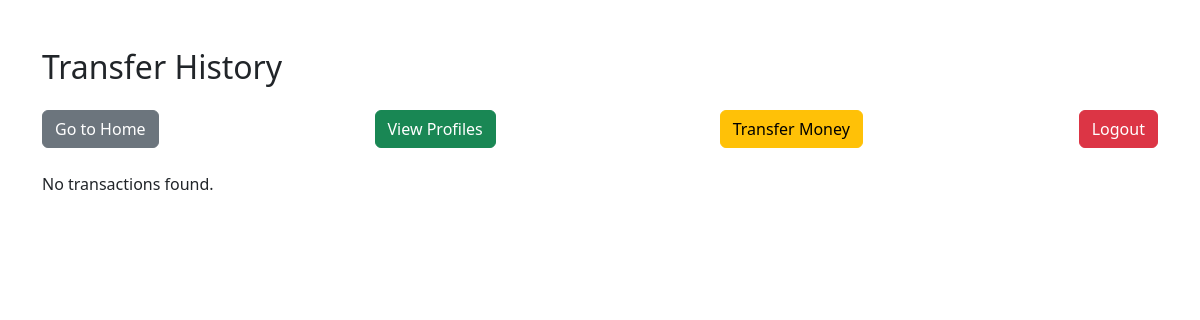
The page /transfer_history.php (signed in) on the database as committed earlier.
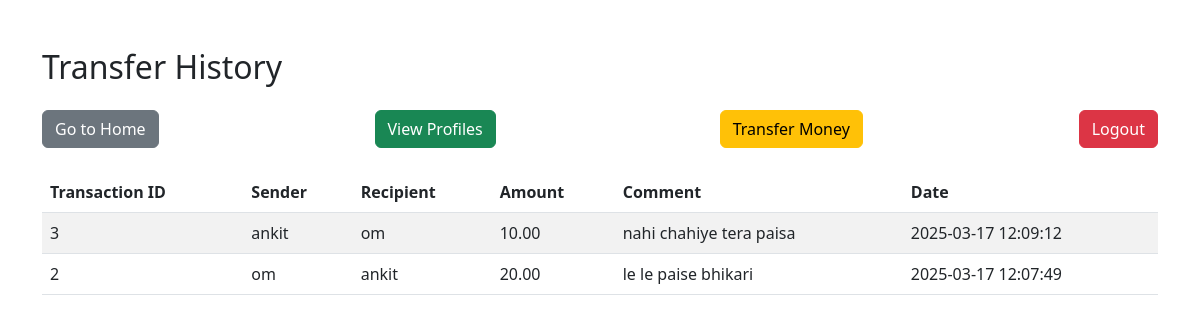
The same page on the database as committed later.
### tables this page shows
CREATE TABLE `transactions` (
  `id` int NOT NULL AUTO_INCREMENT,
  `sender_username` varchar(100) NOT NULL,
  `recipient_username` varchar(100) NOT NULL,
  `amount` decimal(10,2) NOT NULL,
  `comment` text,
  `transaction_date` timestamp NULL DEFAULT CURRENT_TIMESTAMP,
  PRIMARY KEY (`id`)
);

### transfer_history.php (the view, shortened to what this page needs)
<?php
$DATABASE_HOST = 'db';
$DATABASE_USER = 'root';
$DATABASE_PASS = 'root';
$DATABASE_NAME = 'time_pass';
$con = mysqli_connect($DATABASE_HOST, $DATABASE_USER, $DATABASE_PASS, $DATABASE_NAME);
$stmt = $con->prepare("SELECT * FROM transactions WHERE sender_username=? OR recipient_username=? ORDER BY transaction_date DESC");
$stmt->bind_param("ss", $_SESSION['username'], $_SESSION['username']);
$stmt->execute();
$result = $stmt->get_result();
?>
<!DOCTYPE html>
<html lang="en">
<head>
    <link rel="stylesheet" href="https://cdn.jsdelivr.net/npm/bootstrap@5.2.3/dist/css/bootstrap.min.css">
</head>
<body>
    <div class="container mt-5">
        <h2>Transfer History</h2>
        <div class="mt-4 d-flex justify-content-between">
            <a href="home.php" class="btn btn-secondary">Go to Home</a>
            <a href="view_profiles.php" class="btn btn-success mx-2">View Profiles</a>
            <a href="transfer_money.php" class="btn btn-warning mx-2">Transfer Money</a>
            <a href="logout.php" class="btn btn-danger">Logout</a>
        </div>
        <br>
        <?php if ($result->num_rows > 0): ?>
            <table class="table table-striped">
                <thead>
                    <tr>
                        <th>Transaction ID</th>
                        <th>Sender</th>
                        <th>Recipient</th>
                        <th>Amount</th>
                        <th>Comment</th>
                        <th>Date</th>
                    </tr>
                </thead>
                <tbody>
                    <?php while ($transaction = $result->fetch_assoc()): ?>
                        <tr>
                            <td><?php echo $transaction['id']; ?></td>
                            <td><?php echo $transaction['sender_username']; ?></td>
                            <td><?php echo $transaction['recipient_username']; ?></td>
                            <td><?php echo $transaction['amount']; ?></td>
                            <td><?php echo $transaction['comment']; ?></td>
                            <td><?php echo $transaction['transaction_date']; ?></td>
                        </tr>
                    <?php endwhile; ?>
                </tbody>
            </table>
        <?php else: ?>
            <p>No transactions found.</p>
        <?php endif; ?>
    </div>
</body>
</html>

Rows that differ between the two databases and show on the page:
added transactions: id "3", sender_username "ankit", recipient_username "om", amount "10.00", comment "nahi chahiye tera paisa", transaction_date "2025-03-17 12:09:12"
added transactions: id "2", sender_username "om", recipient_username "ankit", amount "20.00", comment "le le paise bhikari", transaction_date "2025-03-17 12:07:49"
Other text that changed with them:
text no longer shown: "No transactions found."
text now shown: "Transaction ID Sender Recipient Amount Comment Date"
